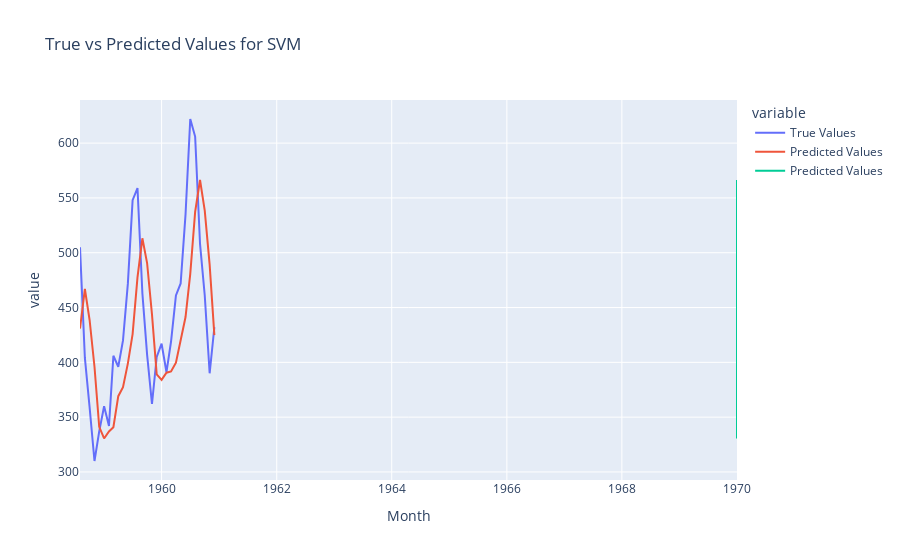

Write notebook code for a chart like this one.
### Markdown cell above
### Plotly Visualization for SVM:

### Code cell
# Create a DataFrame for visualization
df_svm_ts = pd.DataFrame({'True Values': y_test, 'Predicted Values': y_pred_svm})

# Create a line plot for true vs predicted values
fig = px.line(df_svm_ts, title='True vs Predicted Values for SVM')
fig.add_scatter(y=df_svm_ts['Predicted Values'], mode='lines', name='Predicted Values')
fig.show()

### Figure 1 — Plotly figure (JSON) as saved in the notebook; plotly's stock layout.template omitted (floating-point values rounded to 4 significant figures)
{"data": [{"hovertemplate": "variable=True Values<br>Month=%{x}<br>value=%{y}<extra></extra>", "legendgroup": "True Values", "line": {"color": "#636efa", "dash": "solid"}, "marker": {"symbol": "circle"}, "mode": "lines", "name": "True Values", "orientation": "v", "showlegend": true, "type": "scatter", "x": ["1958-08-01T00:00:00", "1958-09-01T00:00:00", "1958-10-01T00:00:00", "1958-11-01T00:00:00", "1958-12-01T00:00:00", "1959-01-01T00:00:00", "1959-02-01T00:00:00", "1959-03-01T00:00:00", "1959-04-01T00:00:00", "1959-05-01T00:00:00", "1959-06-01T00:00:00", "1959-07-01T00:00:00", "1959-08-01T00:00:00", "1959-09-01T00:00:00", "1959-10-01T00:00:00", "1959-11-01T00:00:00", "1959-12-01T00:00:00", "1960-01-01T00:00:00", "1960-02-01T00:00:00", "1960-03-01T00:00:00", "1960-04-01T00:00:00", "1960-05-01T00:00:00", "1960-06-01T00:00:00", "1960-07-01T00:00:00", "1960-08-01T00:00:00", "1960-09-01T00:00:00", "1960-10-01T00:00:00", "1960-11-01T00:00:00", "1960-12-01T00:00:00"], "xaxis": "x", "y": [505, 404, 359, 310, 337, 360, 342, 406, 396, 420, 472, 548, 559, 463, 407, 362, 405, 417, 391, 419, 461, 472, 535, 622, 606, 508, 461, 390, 432], "yaxis": "y"}, {"hovertemplate": "variable=Predicted Values<br>Month=%{x}<br>value=%{y}<extra></extra>", "legendgroup": "Predicted Values", "line": {"color": "#EF553B", "dash": "solid"}, "marker": {"symbol": "circle"}, "mode": "lines", "name": "Predicted Values", "orientation": "v", "showlegend": true, "type": "scatter", "x": ["1958-08-01T00:00:00", "1958-09-01T00:00:00", "1958-10-01T00:00:00", "1958-11-01T00:00:00", "1958-12-01T00:00:00", "1959-01-01T00:00:00", "1959-02-01T00:00:00", "1959-03-01T00:00:00", "1959-04-01T00:00:00", "1959-05-01T00:00:00", "1959-06-01T00:00:00", "1959-07-01T00:00:00", "1959-08-01T00:00:00", "1959-09-01T00:00:00", "1959-10-01T00:00:00", "1959-11-01T00:00:00", "1959-12-01T00:00:00", "1960-01-01T00:00:00", "1960-02-01T00:00:00", "1960-03-01T00:00:00", "1960-04-01T00:00:00", "1960-05-01T00:00:00", "1960-06-01T00:00:00", "1960-07-01T00:00:00", "1960-08-01T00:00:00", "1960-09-01T00:00:00", "1960-10-01T00:00:00", "1960-11-01T00:00:00", "1960-12-01T00:00:00"], "xaxis": "x", "y": [430.8, 466.9, 438.6, 396.0, 341.2, 330.6, 337.0, 340.9, 369.1, 377.4, 399.1, 425.8, 477.5, 513.2, 490.6, 443.8, 389.0, 384.0, 390.6, 391.7, 399.8, 419.7, 441.3, 480.7, 537.3, 566.4, 538.4, 489.1, 424.9], "yaxis": "y"}, {"mode": "lines", "name": "Predicted Values", "type": "scatter", "y": [430.8, 466.9, 438.6, 396.0, 341.2, 330.6, 337.0, 340.9, 369.1, 377.4, 399.1, 425.8, 477.5, 513.2, 490.6, 443.8, 389.0, 384.0, 390.6, 391.7, 399.8, 419.7, 441.3, 480.7, 537.3, 566.4, 538.4, 489.1, 424.9]}], "layout": {"legend": {"title": {"text": "variable"}, "tracegroupgap": 0}, "title": {"text": "True vs Predicted Values for SVM"}, "xaxis": {"anchor": "y", "domain": [0, 1], "title": {"text": "Month"}}, "yaxis": {"anchor": "x", "domain": [0, 1], "title": {"text": "value"}}}}
